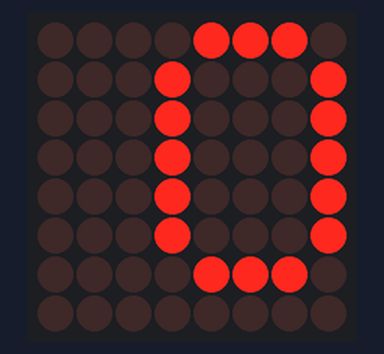
The sketch below on a simulated Arduino Uno, built with avr-gcc and run on an emulated ATmega328P. Shown: 8×8 LED matrix. Wiring (inferred from the names in the program): MAX7219 LED driver (orientation assumed): data pin 8; clock pin 10; CS pin 9.

Above: at 0.1 s.
At 2.1 s:
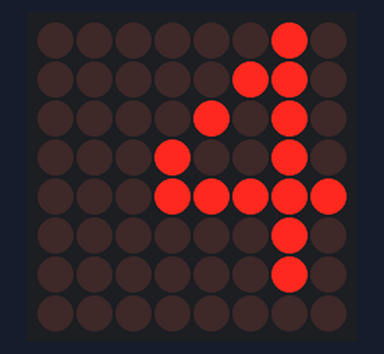
At 4.6 s:
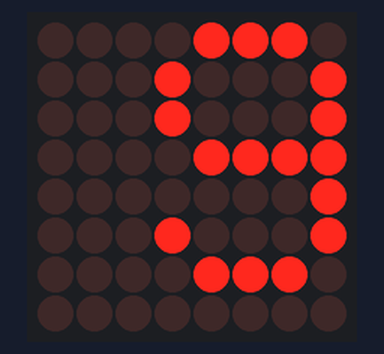
At 9.1 s:
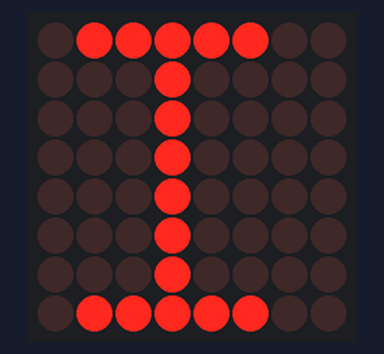
At 13.7 s:
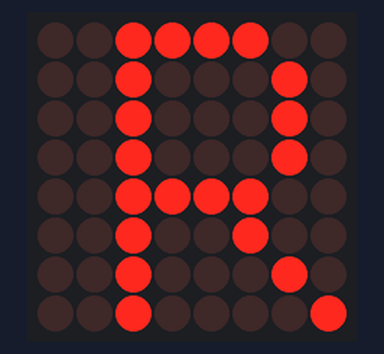
At 18.2 s:
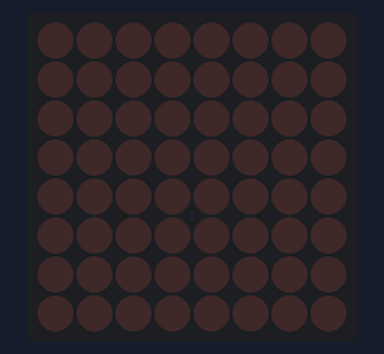

Measured:
- by itself, everything shown: repeats every 19.1 s, in 37 steps
- what the display in image 0 shows lasts 0.5 s, from 0.1 s to 0.6 s
- what the display in image 5 shows lasts 1.0 s, from 18.1 s to 19.1 s

The sketch:

MAX7219.ino
```cpp
 unsigned char i;
 unsigned char j;
/*Port Definitions*/
int Max7219_pinCLK = 10;
int Max7219_pinCS = 9;
int Max7219_pinDIN = 8;

unsigned char disp1[38][8]={
{0x0E,0x11,0x11,0x11,0x11,0x11,0x0E,0x00},//0
{0x04,0x0C,0x14,0x04,0x04,0x04,0x04,0x00},//1
{0x0E,0x11,0x01,0x02,0x04,0x08,0x1F,0x00},//2
{0x0E,0x11,0x01,0x02,0x01,0x11,0x0E,0x00},//3
{0x02,0x06,0x0A,0x12,0x1F,0x02,0x02,0x00},//4
{0x1F,0x10,0x10,0x0E,0x01,0x01,0x1E,0x00},//5
{0x0E,0x11,0x10,0x1E,0x11,0x11,0x0E,0x00},//6
{0x1F,0x11,0x02,0x04,0x04,0x04,0x04,0x04},//7
{0x0E,0x11,0x11,0x0E,0x11,0x11,0x0E,0x00},//8
{0x0E,0x11,0x11,0x0F,0x01,0x11,0x0E,0x00},//9
{0x8,0x14,0x22,0x3E,0x22,0x22,0x22,0x22},//A
{0x3C,0x22,0x22,0x3E,0x22,0x22,0x3C,0x0},//B
{0x3C,0x40,0x40,0x40,0x40,0x40,0x3C,0x0},//C
{0x7C,0x42,0x42,0x42,0x42,0x42,0x7C,0x0},//D
{0x7C,0x40,0x40,0x7C,0x40,0x40,0x40,0x7C},//E
{0x7C,0x40,0x40,0x7C,0x40,0x40,0x40,0x40},//F
{0x3C,0x40,0x40,0x40,0x40,0x44,0x44,0x3C},//G
{0x44,0x44,0x44,0x7C,0x44,0x44,0x44,0x44},//H
{0x7C,0x10,0x10,0x10,0x10,0x10,0x10,0x7C},//I
{0x3C,0x8,0x8,0x8,0x8,0x8,0x48,0x30},//J
{0x0,0x24,0x28,0x30,0x20,0x30,0x28,0x24},//K
{0x40,0x40,0x40,0x40,0x40,0x40,0x40,0x7C},//L
{0x81,0xC3,0xA5,0x99,0x81,0x81,0x81,0x81},//M
{0x0,0x42,0x62,0x52,0x4A,0x46,0x42,0x0},//N
{0x3C,0x42,0x42,0x42,0x42,0x42,0x42,0x3C},//O
{0x3C,0x22,0x22,0x22,0x3C,0x20,0x20,0x20},//P
{0x1C,0x22,0x22,0x22,0x22,0x26,0x22,0x1D},//Q
{0x3C,0x22,0x22,0x22,0x3C,0x24,0x22,0x21},//R
{0x0,0x1E,0x20,0x20,0x3E,0x2,0x2,0x3C},//S
{0x0,0x3E,0x8,0x8,0x8,0x8,0x8,0x8},//T
{0x42,0x42,0x42,0x42,0x42,0x42,0x22,0x1C},//U
{0x42,0x42,0x42,0x42,0x42,0x42,0x24,0x18},//V
{0x0,0x49,0x49,0x49,0x49,0x2A,0x1C,0x0},//W
{0x0,0x41,0x22,0x14,0x8,0x14,0x22,0x41},//X
{0x41,0x22,0x14,0x8,0x8,0x8,0x8,0x8},//Y
{0x0,0x7F,0x2,0x4,0x8,0x10,0x20,0x7F},//Z
};


void Write_Max7219_byte(unsigned char DATA)
{
            unsigned char i;
	    digitalWrite(Max7219_pinCS,LOW);
	    for(i=8;i>=1;i--)
          {
             digitalWrite(Max7219_pinCLK,LOW);
             digitalWrite(Max7219_pinDIN,DATA&0x80);// Extracting a bit data
             DATA = DATA<<1;
             digitalWrite(Max7219_pinCLK,HIGH);
           }
}


void Write_Max7219(unsigned char address,unsigned char dat)
{
        digitalWrite(Max7219_pinCS,LOW);
        Write_Max7219_byte(address);           //address，code of LED
        Write_Max7219_byte(dat);               //data，figure on LED
        digitalWrite(Max7219_pinCS,HIGH);
}

void Init_MAX7219(void)
{
 Write_Max7219(0x09, 0x00);       //decoding ：BCD
 Write_Max7219(0x0a, 0x00);       //brightness 03 (normal)
 Write_Max7219(0x0b, 0x07);       //scanlimit；8 LEDs
 Write_Max7219(0x0c, 0x01);       //power-down mode：0，normal mode：1
 Write_Max7219(0x0f, 0x00);       //test display：1；EOT，display：0
}


void setup()
{

  pinMode(Max7219_pinCLK,OUTPUT);
  pinMode(Max7219_pinCS,OUTPUT);
  pinMode(Max7219_pinDIN,OUTPUT);
  delay(50);
  Init_MAX7219();
}


void loop()
{
   for(j=0;j<38;j++)
  {
   for(i=1;i<9;i++)
    Write_Max7219(i,disp1[j][i-1]);
   delay(500);
  }
}
```
